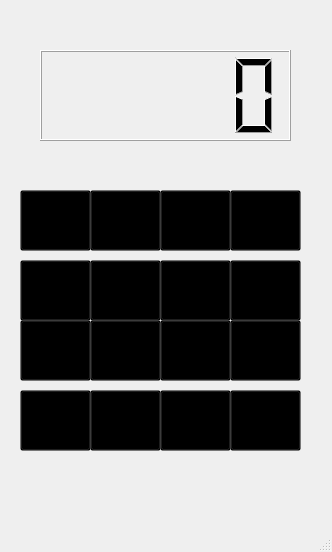
<?xml version="1.0" encoding="UTF-8"?>
<ui version="4.0">
 <class>MainWindow</class>
 <widget class="QMainWindow" name="MainWindow">
  <property name="geometry">
   <rect>
    <x>0</x>
    <y>0</y>
    <width>332</width>
    <height>552</height>
   </rect>
  </property>
  <property name="windowTitle">
   <string>MainWindow</string>
  </property>
  <widget class="QWidget" name="centralwidget">
   <widget class="QLabel" name="label">
    <property name="geometry">
     <rect>
      <x>0</x>
      <y>0</y>
      <width>331</width>
      <height>521</height>
     </rect>
    </property>
    <property name="text">
     <string/>
    </property>
    <property name="pixmap">
     <pixmap>../../../Pictures/images (1).jpg</pixmap>
    </property>
    <property name="scaledContents">
     <bool>true</bool>
    </property>
   </widget>
   <widget class="QLCDNumber" name="lcdNumber">
    <property name="geometry">
     <rect>
      <x>40</x>
      <y>50</y>
      <width>251</width>
      <height>91</height>
     </rect>
    </property>
   </widget>
   <widget class="QPushButton" name="num4">
    <property name="geometry">
     <rect>
      <x>20</x>
      <y>260</y>
      <width>71</width>
      <height>61</height>
     </rect>
    </property>
    <property name="styleSheet">
     <string notr="true">background:transparent;</string>
    </property>
    <property name="text">
     <string/>
    </property>
   </widget>
   <widget class="QPushButton" name="num5">
    <property name="geometry">
     <rect>
      <x>90</x>
      <y>260</y>
      <width>71</width>
      <height>61</height>
     </rect>
    </property>
    <property name="styleSheet">
     <string notr="true">background:transparent;</string>
    </property>
    <property name="text">
     <string/>
    </property>
   </widget>
   <widget class="QPushButton" name="num6">
    <property name="geometry">
     <rect>
      <x>160</x>
      <y>260</y>
      <width>71</width>
      <height>61</height>
     </rect>
    </property>
    <property name="styleSheet">
     <string notr="true">background:transparent;</string>
    </property>
    <property name="text">
     <string/>
    </property>
   </widget>
   <widget class="QPushButton" name="subtrair">
    <property name="geometry">
     <rect>
      <x>230</x>
      <y>260</y>
      <width>71</width>
      <height>61</height>
     </rect>
    </property>
    <property name="styleSheet">
     <string notr="true">background:transparent;</string>
    </property>
    <property name="text">
     <string/>
    </property>
   </widget>
   <widget class="QPushButton" name="num7">
    <property name="geometry">
     <rect>
      <x>20</x>
      <y>190</y>
      <width>71</width>
      <height>61</height>
     </rect>
    </property>
    <property name="styleSheet">
     <string notr="true">background:transparent;</string>
    </property>
    <property name="text">
     <string/>
    </property>
   </widget>
   <widget class="QPushButton" name="num8">
    <property name="geometry">
     <rect>
      <x>90</x>
      <y>190</y>
      <width>71</width>
      <height>61</height>
     </rect>
    </property>
    <property name="styleSheet">
     <string notr="true">background:transparent;</string>
    </property>
    <property name="text">
     <string/>
    </property>
   </widget>
   <widget class="QPushButton" name="num9">
    <property name="geometry">
     <rect>
      <x>160</x>
      <y>190</y>
      <width>71</width>
      <height>61</height>
     </rect>
    </property>
    <property name="styleSheet">
     <string notr="true">background:transparent;</string>
    </property>
    <property name="text">
     <string/>
    </property>
   </widget>
   <widget class="QPushButton" name="dividir">
    <property name="geometry">
     <rect>
      <x>230</x>
      <y>190</y>
      <width>71</width>
      <height>61</height>
     </rect>
    </property>
    <property name="styleSheet">
     <string notr="true">background:transparent;</string>
    </property>
    <property name="text">
     <string/>
    </property>
   </widget>
   <widget class="QPushButton" name="num1">
    <property name="geometry">
     <rect>
      <x>20</x>
      <y>320</y>
      <width>71</width>
      <height>61</height>
     </rect>
    </property>
    <property name="styleSheet">
     <string notr="true">background:transparent;</string>
    </property>
    <property name="text">
     <string/>
    </property>
   </widget>
   <widget class="QPushButton" name="num2">
    <property name="geometry">
     <rect>
      <x>90</x>
      <y>320</y>
      <width>71</width>
      <height>61</height>
     </rect>
    </property>
    <property name="styleSheet">
     <string notr="true">background:transparent;</string>
    </property>
    <property name="text">
     <string/>
    </property>
   </widget>
   <widget class="QPushButton" name="num3">
    <property name="geometry">
     <rect>
      <x>160</x>
      <y>320</y>
      <width>71</width>
      <height>61</height>
     </rect>
    </property>
    <property name="styleSheet">
     <string notr="true">background:transparent;</string>
    </property>
    <property name="text">
     <string/>
    </property>
   </widget>
   <widget class="QPushButton" name="somar">
    <property name="geometry">
     <rect>
      <x>230</x>
      <y>320</y>
      <width>71</width>
      <height>61</height>
     </rect>
    </property>
    <property name="styleSheet">
     <string notr="true">background:transparent;</string>
    </property>
    <property name="text">
     <string/>
    </property>
   </widget>
   <widget class="QPushButton" name="ponto">
    <property name="geometry">
     <rect>
      <x>20</x>
      <y>390</y>
      <width>71</width>
      <height>61</height>
     </rect>
    </property>
    <property name="styleSheet">
     <string notr="true">background:transparent;</string>
    </property>
    <property name="text">
     <string/>
    </property>
   </widget>
   <widget class="QPushButton" name="num0">
    <property name="geometry">
     <rect>
      <x>90</x>
      <y>390</y>
      <width>71</width>
      <height>61</height>
     </rect>
    </property>
    <property name="styleSheet">
     <string notr="true">background:transparent;</string>
    </property>
    <property name="text">
     <string/>
    </property>
   </widget>
   <widget class="QPushButton" name="igual">
    <property name="geometry">
     <rect>
      <x>160</x>
      <y>390</y>
      <width>71</width>
      <height>61</height>
     </rect>
    </property>
    <property name="styleSheet">
     <string notr="true">background:transparent;</string>
    </property>
    <property name="text">
     <string/>
    </property>
   </widget>
   <widget class="QPushButton" name="multiplicar">
    <property name="geometry">
     <rect>
      <x>230</x>
      <y>390</y>
      <width>71</width>
      <height>61</height>
     </rect>
    </property>
    <property name="styleSheet">
     <string notr="true">background:transparent;</string>
    </property>
    <property name="text">
     <string/>
    </property>
   </widget>
  </widget>
  <widget class="QMenuBar" name="menubar">
   <property name="geometry">
    <rect>
     <x>0</x>
     <y>0</y>
     <width>332</width>
     <height>21</height>
    </rect>
   </property>
  </widget>
  <widget class="QStatusBar" name="statusbar"/>
 </widget>
 <resources/>
 <connections/>
</ui>
